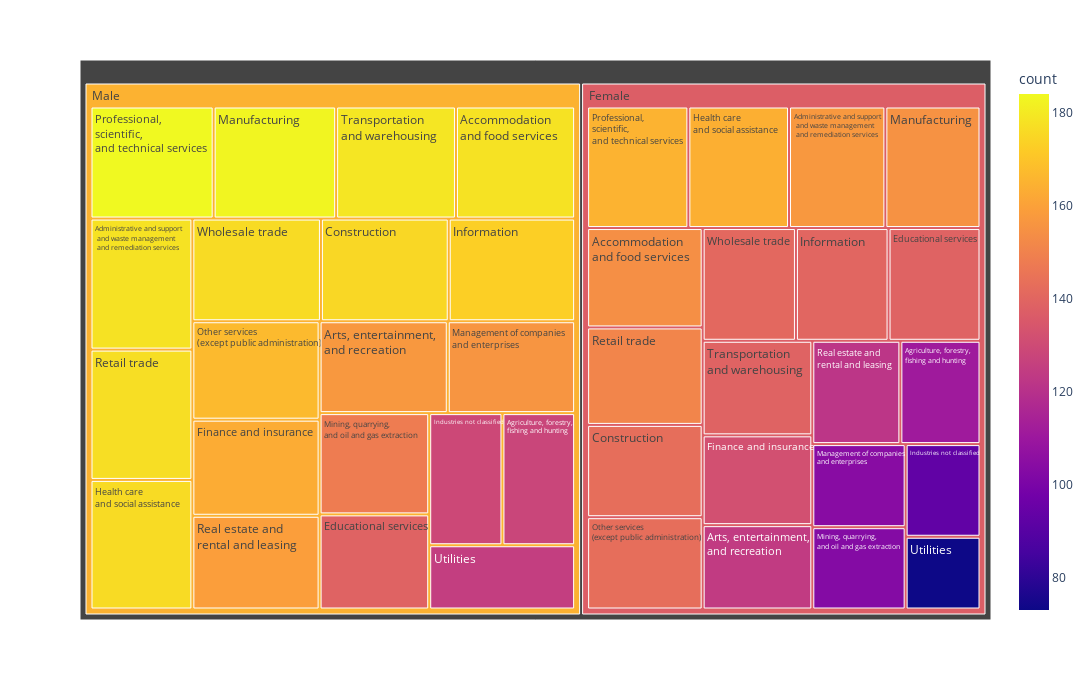

Notebook code for this chart:
### Code cell
tree = px.treemap(treemap_df, path=['SEX_LABEL','NAICS2017_LABEL'],values='count',
color = 'count',
width = 1400,
height = 700
# textinfo = "label+value+percent"
)

tree.show()

### Figure 1 — Plotly figure (JSON) as saved in the notebook; plotly's stock layout.template omitted (floating-point values rounded to 4 significant figures)
{"data": [{"branchvalues": "total", "customdata": [[154], [178], [157], [178], [111], [128], [124], [157], [143], [175], [139], [139], [132], [163], [164], [176], [93], [129], [140], [173], [104], [156], [155], [183], [103], [148], [143], [167], [165], [184], [122], [159], [151], [177], [139], [179], [73], [125], [141], [176], [137.1], [164.7]], "domain": {"x": [0, 1], "y": [0, 1]}, "hovertemplate": "labels=%{label}<br>count_sum=%{value}<br>parent=%{parent}<br>id=%{id}<br>count=%{color}<extra></extra>", "ids": ["Female/Accommodation<br>and food services", "Male/Accommodation<br>and food services", "Female/Administrative and support<br> and waste management<br> and remediation services", "Male/Administrative and support<br> and waste management<br> and remediation services", "Female/Agriculture, forestry,<br>fishing and hunting", "Male/Agriculture, forestry,<br>fishing and hunting", "Female/Arts, entertainment,<br>and recreation", "Male/Arts, entertainment,<br>and recreation", "Female/Construction", "Male/Construction", "Female/Educational services", "Male/Educational services", "Female/Finance and insurance", "Male/Finance and insurance", "Female/Health care<br>and social assistance", "Male/Health care<br>and social assistance", "Female/Industries not classified", "Male/Industries not classified", "Female/Information", "Male/Information", "Female/Management of companies<br>and enterprises", "Male/Management of companies<br>and enterprises", "Female/Manufacturing", "Male/Manufacturing", "Female/Mining, quarrying,<br>and oil and gas extraction", "Male/Mining, quarrying,<br>and oil and gas extraction", "Female/Other services<br>(except public administration)", "Male/Other services<br>(except public administration)", "Female/Professional,<br>scientific,<br>and technical services", "Male/Professional,<br>scientific,<br>and technical services", "Female/Real estate and<br>rental and leasing", "Male/Real estate and<br>rental and leasing", "Female/Retail trade", "Male/Retail trade", "Female/Transportation<br>and warehousing", "Male/Transportation<br>and warehousing", "Female/Utilities", "Male/Utilities", "Female/Wholesale trade", "Male/Wholesale trade", "Female", "Male"], "labels": ["Accommodation<br>and food services", "Accommodation<br>and food services", "Administrative and support<br> and waste management<br> and remediation services", "Administrative and support<br> and waste management<br> and remediation services", "Agriculture, forestry,<br>fishing and hunting", "Agriculture, forestry,<br>fishing and hunting", "Arts, entertainment,<br>and recreation", "Arts, entertainment,<br>and recreation", "Construction", "Construction", "Educational services", "Educational services", "Finance and insurance", "Finance and insurance", "Health care<br>and social assistance", "Health care<br>and social assistance", "Industries not classified", "Industries not classified", "Information", "Information", "Management of companies<br>and enterprises", "Management of companies<br>and enterprises", "Manufacturing", "Manufacturing", "Mining, quarrying,<br>and oil and gas extraction", "Mining, quarrying,<br>and oil and gas extraction", "Other services<br>(except public administration)", "Other services<br>(except public administration)", "Professional,<br>scientific,<br>and technical services", "Professional,<br>scientific,<br>and technical services", "Real estate and<br>rental and leasing", "Real estate and<br>rental and leasing", "Retail trade", "Retail trade", "Transportation<br>and warehousing", "Transportation<br>and warehousing", "Utilities", "Utilities", "Wholesale trade", "Wholesale trade", "Female", "Male"], "marker": {"coloraxis": "coloraxis", "colors": [154, 178, 157, 178, 111, 128, 124, 157, 143, 175, 139, 139, 132, 163, 164, 176, 93, 129, 140, 173, 104, 156, 155, 183, 103, 148, 143, 167, 165, 184, 122, 159, 151, 177, 139, 179, 73, 125, 141, 176, 137.1, 164.7]}, "name": "", "parents": ["Female", "Male", "Female", "Male", "Female", "Male", "Female", "Male", "Female", "Male", "Female", "Male", "Female", "Male", "Female", "Male", "Female", "Male", "Female", "Male", "Female", "Male", "Female", "Male", "Female", "Male", "Female", "Male", "Female", "Male", "Female", "Male", "Female", "Male", "Female", "Male", "Female", "Male", "Female", "Male", "", ""], "type": "treemap", "values": [154, 178, 157, 178, 111, 128, 124, 157, 143, 175, 139, 139, 132, 163, 164, 176, 93, 129, 140, 173, 104, 156, 155, 183, 103, 148, 143, 167, 165, 184, 122, 159, 151, 177, 139, 179, 73, 125, 141, 176, 2653, 3250]}], "layout": {"coloraxis": {"colorbar": {"title": {"text": "count"}}, "colorscale": [[0, "#0d0887"], [0.1111, "#46039f"], [0.2222, "#7201a8"], [0.3333, "#9c179e"], [0.4444, "#bd3786"], [0.5556, "#d8576b"], [0.6667, "#ed7953"], [0.7778, "#fb9f3a"], [0.8889, "#fdca26"], [1, "#f0f921"]]}, "height": 700, "legend": {"tracegroupgap": 0}, "margin": {"t": 60}, "width": 1400}}
